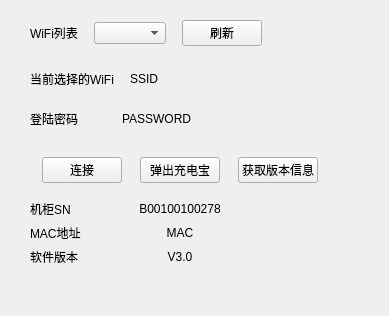
<?xml version="1.0" encoding="UTF-8"?>
<ui version="4.0">
 <class>Form</class>
 <widget class="QWidget" name="Form">
  <property name="geometry">
   <rect>
    <x>0</x>
    <y>0</y>
    <width>389</width>
    <height>316</height>
   </rect>
  </property>
  <property name="sizePolicy">
   <sizepolicy hsizetype="Fixed" vsizetype="Preferred">
    <horstretch>9</horstretch>
    <verstretch>3</verstretch>
   </sizepolicy>
  </property>
  <property name="sizeIncrement">
   <size>
    <width>20</width>
    <height>20</height>
   </size>
  </property>
  <property name="windowTitle">
   <string>美团1代充电宝管理软件</string>
  </property>
  <widget class="QWidget" name="horizontalLayoutWidget">
   <property name="geometry">
    <rect>
     <x>30</x>
     <y>20</y>
     <width>301</width>
     <height>41</height>
    </rect>
   </property>
   <layout class="QHBoxLayout" name="horizontalLayout">
    <property name="sizeConstraint">
     <enum>QLayout::SetFixedSize</enum>
    </property>
    <item>
     <widget class="QLabel" name="label">
      <property name="enabled">
       <bool>true</bool>
      </property>
      <property name="sizePolicy">
       <sizepolicy hsizetype="Fixed" vsizetype="Preferred">
        <horstretch>0</horstretch>
        <verstretch>0</verstretch>
       </sizepolicy>
      </property>
      <property name="sizeIncrement">
       <size>
        <width>20</width>
        <height>0</height>
       </size>
      </property>
      <property name="baseSize">
       <size>
        <width>10</width>
        <height>10</height>
       </size>
      </property>
      <property name="text">
       <string>WiFi列表</string>
      </property>
     </widget>
    </item>
    <item>
     <spacer name="horizontalSpacer_2">
      <property name="orientation">
       <enum>Qt::Horizontal</enum>
      </property>
      <property name="sizeType">
       <enum>QSizePolicy::Fixed</enum>
      </property>
      <property name="sizeHint" stdset="0">
       <size>
        <width>10</width>
        <height>10</height>
       </size>
      </property>
     </spacer>
    </item>
    <item>
     <widget class="QComboBox" name="WiFiListBox"/>
    </item>
    <item>
     <spacer name="horizontalSpacer">
      <property name="orientation">
       <enum>Qt::Horizontal</enum>
      </property>
      <property name="sizeType">
       <enum>QSizePolicy::Fixed</enum>
      </property>
      <property name="sizeHint" stdset="0">
       <size>
        <width>10</width>
        <height>10</height>
       </size>
      </property>
     </spacer>
    </item>
    <item>
     <widget class="QPushButton" name="FreshpB">
      <property name="sizePolicy">
       <sizepolicy hsizetype="Fixed" vsizetype="Fixed">
        <horstretch>0</horstretch>
        <verstretch>0</verstretch>
       </sizepolicy>
      </property>
      <property name="text">
       <string>刷新</string>
      </property>
     </widget>
    </item>
   </layout>
  </widget>
  <widget class="QWidget" name="horizontalLayoutWidget_2">
   <property name="geometry">
    <rect>
     <x>30</x>
     <y>70</y>
     <width>301</width>
     <height>31</height>
    </rect>
   </property>
   <layout class="QHBoxLayout" name="horizontalLayout_2">
    <property name="sizeConstraint">
     <enum>QLayout::SetFixedSize</enum>
    </property>
    <item>
     <widget class="QLabel" name="label_2">
      <property name="sizePolicy">
       <sizepolicy hsizetype="Fixed" vsizetype="Expanding">
        <horstretch>11</horstretch>
        <verstretch>0</verstretch>
       </sizepolicy>
      </property>
      <property name="text">
       <string>当前选择的WiFi</string>
      </property>
     </widget>
    </item>
    <item>
     <spacer name="horizontalSpacer_3">
      <property name="orientation">
       <enum>Qt::Horizontal</enum>
      </property>
      <property name="sizeType">
       <enum>QSizePolicy::Fixed</enum>
      </property>
      <property name="sizeHint" stdset="0">
       <size>
        <width>10</width>
        <height>10</height>
       </size>
      </property>
     </spacer>
    </item>
    <item>
     <widget class="QLabel" name="selectWiFiSSID">
      <property name="text">
       <string>SSID</string>
      </property>
     </widget>
    </item>
   </layout>
  </widget>
  <widget class="QWidget" name="gridLayoutWidget">
   <property name="geometry">
    <rect>
     <x>30</x>
     <y>200</y>
     <width>301</width>
     <height>81</height>
    </rect>
   </property>
   <layout class="QGridLayout" name="gridLayout">
    <property name="sizeConstraint">
     <enum>QLayout::SetFixedSize</enum>
    </property>
    <item row="1" column="1">
     <spacer name="horizontalSpacer_4">
      <property name="orientation">
       <enum>Qt::Horizontal</enum>
      </property>
      <property name="sizeType">
       <enum>QSizePolicy::Preferred</enum>
      </property>
      <property name="sizeHint" stdset="0">
       <size>
        <width>46</width>
        <height>15</height>
       </size>
      </property>
     </spacer>
    </item>
    <item row="2" column="0">
     <widget class="QLabel" name="label_9">
      <property name="sizePolicy">
       <sizepolicy hsizetype="Fixed" vsizetype="Preferred">
        <horstretch>0</horstretch>
        <verstretch>4</verstretch>
       </sizepolicy>
      </property>
      <property name="text">
       <string>软件版本</string>
      </property>
     </widget>
    </item>
    <item row="1" column="0">
     <widget class="QLabel" name="label_4">
      <property name="sizePolicy">
       <sizepolicy hsizetype="Fixed" vsizetype="Preferred">
        <horstretch>0</horstretch>
        <verstretch>4</verstretch>
       </sizepolicy>
      </property>
      <property name="text">
       <string>MAC地址</string>
      </property>
     </widget>
    </item>
    <item row="0" column="3">
     <widget class="QLabel" name="PB_SN">
      <property name="sizePolicy">
       <sizepolicy hsizetype="Preferred" vsizetype="Preferred">
        <horstretch>0</horstretch>
        <verstretch>0</verstretch>
       </sizepolicy>
      </property>
      <property name="text">
       <string>B00100100278</string>
      </property>
      <property name="alignment">
       <set>Qt::AlignCenter</set>
      </property>
     </widget>
    </item>
    <item row="2" column="1">
     <spacer name="horizontalSpacer_7">
      <property name="orientation">
       <enum>Qt::Horizontal</enum>
      </property>
      <property name="sizeType">
       <enum>QSizePolicy::Preferred</enum>
      </property>
      <property name="sizeHint" stdset="0">
       <size>
        <width>46</width>
        <height>15</height>
       </size>
      </property>
     </spacer>
    </item>
    <item row="0" column="0">
     <widget class="QLabel" name="label_3">
      <property name="enabled">
       <bool>true</bool>
      </property>
      <property name="sizePolicy">
       <sizepolicy hsizetype="Minimum" vsizetype="Preferred">
        <horstretch>0</horstretch>
        <verstretch>5</verstretch>
       </sizepolicy>
      </property>
      <property name="minimumSize">
       <size>
        <width>19</width>
        <height>0</height>
       </size>
      </property>
      <property name="baseSize">
       <size>
        <width>20</width>
        <height>10</height>
       </size>
      </property>
      <property name="text">
       <string>机柜SN</string>
      </property>
     </widget>
    </item>
    <item row="0" column="1">
     <spacer name="horizontalSpacer_5">
      <property name="orientation">
       <enum>Qt::Horizontal</enum>
      </property>
      <property name="sizeType">
       <enum>QSizePolicy::Fixed</enum>
      </property>
      <property name="sizeHint" stdset="0">
       <size>
        <width>52</width>
        <height>15</height>
       </size>
      </property>
     </spacer>
    </item>
    <item row="1" column="3">
     <widget class="QLabel" name="PB_MAC">
      <property name="sizePolicy">
       <sizepolicy hsizetype="Preferred" vsizetype="Preferred">
        <horstretch>0</horstretch>
        <verstretch>0</verstretch>
       </sizepolicy>
      </property>
      <property name="sizeIncrement">
       <size>
        <width>1</width>
        <height>0</height>
       </size>
      </property>
      <property name="baseSize">
       <size>
        <width>0</width>
        <height>0</height>
       </size>
      </property>
      <property name="text">
       <string>MAC</string>
      </property>
      <property name="alignment">
       <set>Qt::AlignCenter</set>
      </property>
     </widget>
    </item>
    <item row="2" column="3">
     <widget class="QLabel" name="PB_VER">
      <property name="sizePolicy">
       <sizepolicy hsizetype="Preferred" vsizetype="Preferred">
        <horstretch>0</horstretch>
        <verstretch>0</verstretch>
       </sizepolicy>
      </property>
      <property name="sizeIncrement">
       <size>
        <width>1</width>
        <height>0</height>
       </size>
      </property>
      <property name="baseSize">
       <size>
        <width>0</width>
        <height>0</height>
       </size>
      </property>
      <property name="text">
       <string>V3.0</string>
      </property>
      <property name="alignment">
       <set>Qt::AlignCenter</set>
      </property>
     </widget>
    </item>
   </layout>
  </widget>
  <widget class="QWidget" name="horizontalLayoutWidget_3">
   <property name="geometry">
    <rect>
     <x>30</x>
     <y>150</y>
     <width>301</width>
     <height>41</height>
    </rect>
   </property>
   <layout class="QHBoxLayout" name="horizontalLayout_3">
    <item>
     <widget class="QPushButton" name="LinkWiFi">
      <property name="sizePolicy">
       <sizepolicy hsizetype="Fixed" vsizetype="Fixed">
        <horstretch>0</horstretch>
        <verstretch>0</verstretch>
       </sizepolicy>
      </property>
      <property name="text">
       <string>连接</string>
      </property>
     </widget>
    </item>
    <item>
     <widget class="QPushButton" name="PullPowerBank">
      <property name="sizePolicy">
       <sizepolicy hsizetype="Fixed" vsizetype="Fixed">
        <horstretch>0</horstretch>
        <verstretch>0</verstretch>
       </sizepolicy>
      </property>
      <property name="text">
       <string>弹出充电宝</string>
      </property>
     </widget>
    </item>
    <item>
     <widget class="QPushButton" name="pushButton">
      <property name="sizePolicy">
       <sizepolicy hsizetype="Fixed" vsizetype="Fixed">
        <horstretch>0</horstretch>
        <verstretch>0</verstretch>
       </sizepolicy>
      </property>
      <property name="text">
       <string>获取版本信息</string>
      </property>
     </widget>
    </item>
   </layout>
  </widget>
  <widget class="QWidget" name="horizontalLayoutWidget_4">
   <property name="geometry">
    <rect>
     <x>30</x>
     <y>110</y>
     <width>301</width>
     <height>31</height>
    </rect>
   </property>
   <layout class="QHBoxLayout" name="horizontalLayout_4">
    <property name="sizeConstraint">
     <enum>QLayout::SetFixedSize</enum>
    </property>
    <item>
     <widget class="QLabel" name="label_7">
      <property name="sizePolicy">
       <sizepolicy hsizetype="Fixed" vsizetype="Expanding">
        <horstretch>11</horstretch>
        <verstretch>0</verstretch>
       </sizepolicy>
      </property>
      <property name="text">
       <string>登陆密码</string>
      </property>
     </widget>
    </item>
    <item>
     <spacer name="horizontalSpacer_6">
      <property name="orientation">
       <enum>Qt::Horizontal</enum>
      </property>
      <property name="sizeType">
       <enum>QSizePolicy::Fixed</enum>
      </property>
      <property name="sizeHint" stdset="0">
       <size>
        <width>38</width>
        <height>10</height>
       </size>
      </property>
     </spacer>
    </item>
    <item>
     <widget class="QLabel" name="selectWiFiPass">
      <property name="text">
       <string>PASSWORD</string>
      </property>
     </widget>
    </item>
   </layout>
  </widget>
 </widget>
 <resources/>
 <connections>
  <connection>
   <sender>FreshpB</sender>
   <signal>clicked()</signal>
   <receiver>Form</receiver>
   <slot>Pb_getwifi()</slot>
   <hints>
    <hint type="sourcelabel">
     <x>300</x>
     <y>40</y>
    </hint>
    <hint type="destinationlabel">
     <x>367</x>
     <y>60</y>
    </hint>
   </hints>
  </connection>
  <connection>
   <sender>WiFiListBox</sender>
   <signal>currentIndexChanged(QString)</signal>
   <receiver>Form</receiver>
   <slot>GetListBoxValue()</slot>
   <hints>
    <hint type="sourcelabel">
     <x>164</x>
     <y>38</y>
    </hint>
    <hint type="destinationlabel">
     <x>368</x>
     <y>99</y>
    </hint>
   </hints>
  </connection>
  <connection>
   <sender>LinkWiFi</sender>
   <signal>clicked()</signal>
   <receiver>Form</receiver>
   <slot>Connect_Wifi()</slot>
   <hints>
    <hint type="sourcelabel">
     <x>87</x>
     <y>172</y>
    </hint>
    <hint type="destinationlabel">
     <x>21</x>
     <y>168</y>
    </hint>
   </hints>
  </connection>
  <connection>
   <sender>PullPowerBank</sender>
   <signal>clicked()</signal>
   <receiver>Form</receiver>
   <slot>Getout_All_PowerBank()</slot>
   <hints>
    <hint type="sourcelabel">
     <x>176</x>
     <y>165</y>
    </hint>
    <hint type="destinationlabel">
     <x>363</x>
     <y>149</y>
    </hint>
   </hints>
  </connection>
  <connection>
   <sender>pushButton</sender>
   <signal>clicked()</signal>
   <receiver>Form</receiver>
   <slot>Get_Ver()</slot>
   <hints>
    <hint type="sourcelabel">
     <x>275</x>
     <y>173</y>
    </hint>
    <hint type="destinationlabel">
     <x>363</x>
     <y>205</y>
    </hint>
   </hints>
  </connection>
 </connections>
 <slots>
  <slot>Pb_getwifi()</slot>
  <slot>GetListBoxValue()</slot>
  <slot>Connect_Wifi()</slot>
  <slot>Getout_All_PowerBank()</slot>
  <slot>Get_Ver()</slot>
 </slots>
</ui>
